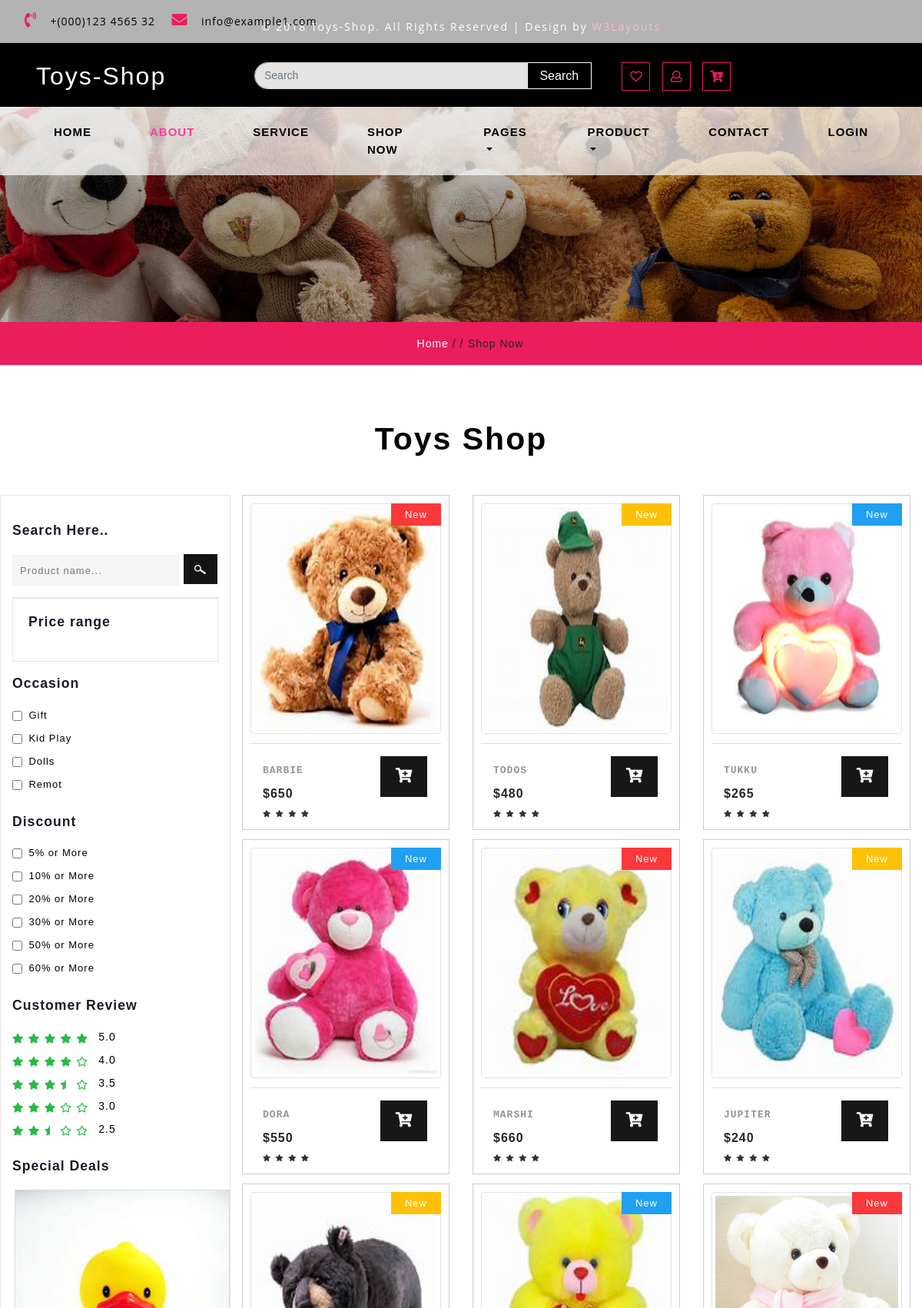
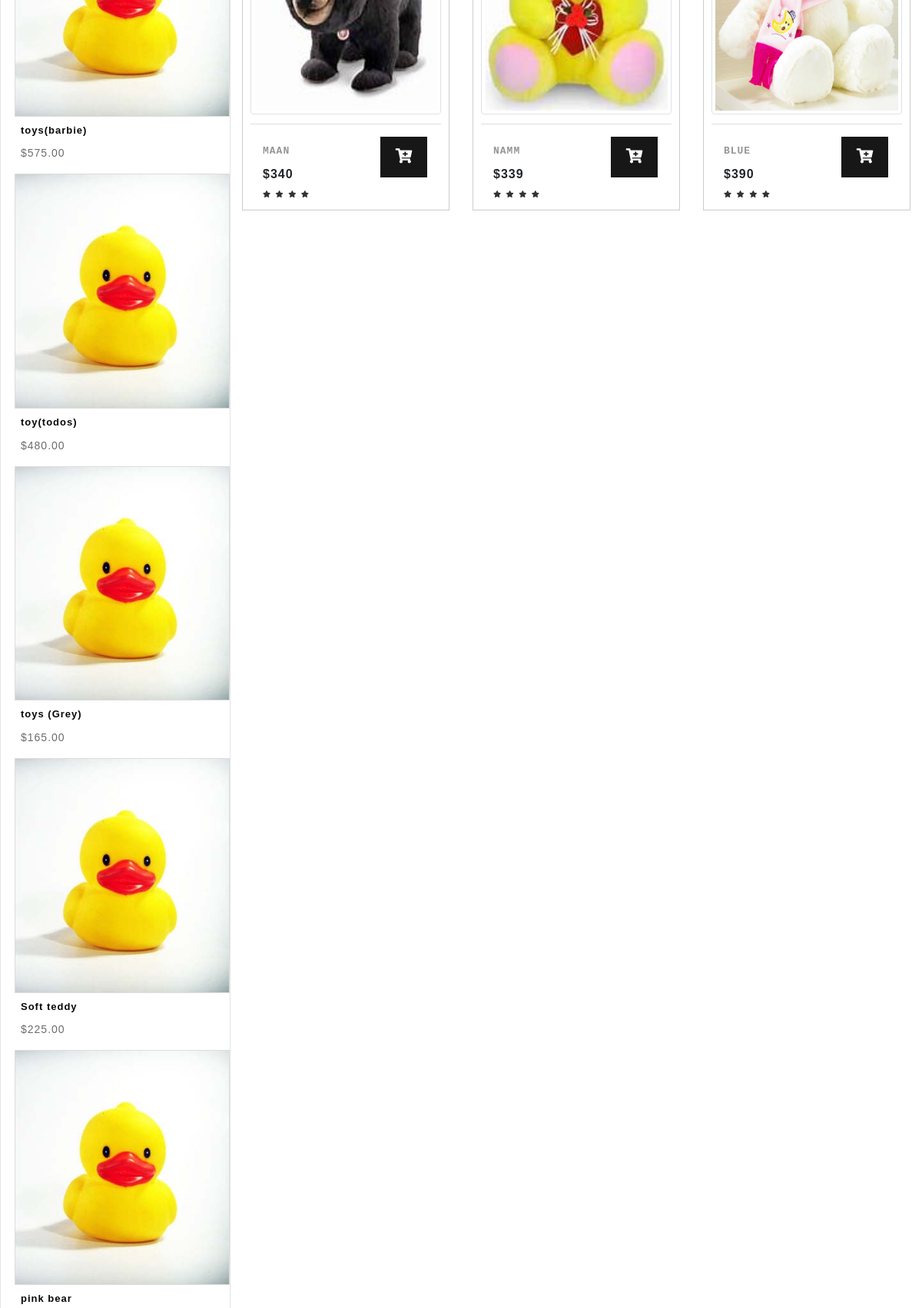
The page /frontend/shop (upper part) on the database its author committed (2 pictures, top to bottom).
### frontend/models.py (models this page shows, shortened)
class Product(models.Model):
	product_name = models.CharField(max_length=120)
	price = models.IntegerField()
	category = models.ForeignKey(Categories, on_delete=models.CASCADE)
	description = models.CharField(max_length=250, default='')
	image = models.ImageField(upload_to='media/')

### frontend/views.py (the view)
# urls.py: path('shop', views.shop_page, name="shop_page"),
def shop_page(request):
	data = Product.objects.all()
	return render(request, "shop.html",{'data':data})

### frontend/templates/shop.html (shortened to what this page needs)
{% include "header.html" %}
{% include "footer.html" %}
{% load static %}
      <div class="inner_page-banner one-img">
      </div>
      <div class="using-border py-3">
         <div class="inner_breadcrumb  ml-4">
            <ul class="short_ls">
               <li>
                  <a href="{% url 'home_page' %}">Home</a>
                  <span>/ /</span>
               </li>
               <li>Shop Now</li>
            </ul>
         </div>
      </div>
      <section class="contact py-lg-4 py-md-3 py-sm-3 py-3">
         <div class="container-fluid py-lg-5 py-md-4 py-sm-4 py-3">
            <h3 class="title text-center mb-lg-5 mb-md-4 mb-sm-4 mb-3">Toys Shop</h3>
            <div class="row">
               <div class="side-bar col-lg-3">
                  <div class="search-hotel">
                     <h3 class="agileits-sear-head">Search Here..</h3>
                     <form action="#" method="post">
                        <input type="search" placeholder="Product name..." name="search" required="">
                        <input type="submit" value=" ">
                     </form>
                  </div>
							<div class="range">
								<h3 class="agileits-sear-head">Price range</h3>
								<ul class="dropdown-menu6">
									<li>
										<input type="text" id="amount" style="border: 0; color: #ffffff; font-weight: normal;" />
									</li>
								</ul>
							</div>
                  <div class="left-side">
                     <h3 class="agileits-sear-head">Occasion</h3>
                     <ul>
                        <li>
                           <input type="checkbox" class="checked">
                           <span class="span">Gift</span>
                        </li>
                        <li>
                           <input type="checkbox" class="checked">
                           <span class="span">Kid Play</span>
                        </li>
                        <li>
                           <input type="checkbox" class="checked">
                           <span class="span">Dolls</span>
                        </li>
                        <li>
                           <input type="checkbox" class="checked">
                           <span class="span">Remot</span>
                        </li>
                     </ul>
                  </div>
                  <div class="left-side">
                     <h3 class="agileits-sear-head">Discount</h3>
                     <ul>
                        <li>
                           <input type="checkbox" class="checked">
                           <span class="span">5% or More</span>
                        </li>
                        <li>
                           <input type="checkbox" class="checked">
                           <span class="span">10% or More</span>
                        </li>
                        <li>
                           <input type="checkbox" class="checked">
                           <span class="span">20% or More</span>
                        </li>
                        <li>
                           <input type="checkbox" class="checked">
                           <span class="span">30% or More</span>
                        </li>
                        <li>
                           <input type="checkbox" class="checked">
                           <span class="span">50% or More</span>
                        </li>
                        <li>
                           <input type="checkbox" class="checked">
                           <span class="span">60% or More</span>
                        </li>
                     </ul>
                  </div>
                  <div class="customer-rev left-side">
                     <h3 class="agileits-sear-head">Customer Review</h3>
                     <ul>
                        <li>
                           <a href="#">
                           <i class="fas fa-star"></i>
                           <i class="fas fa-star"></i>
                           <i class="fas fa-star"></i>
                           <i class="fas fa-star"></i>
                           <i class="fas fa-star"></i>
                           <span>5.0</span>
                           </a>
                        </li>
                        <li>
                           <a href="#">
                           <i class="fas fa-star" ></i>
                           <i class="fas fa-star" ></i>
                           <i class="fas fa-star" ></i>
                           <i class="fas fa-star" ></i>
                           <i class="far fa-star"></i>
                           <span>4.0</span>
                           </a>
                        </li>
                        <li>
                           <a href="#">
                           <i class="fas fa-star"></i>
                           <i class="fas fa-star"></i>
                           <i class="fas fa-star"></i>
                           <i class="fas fa-star-half"></i>
                           <i class="far fa-star"></i>
                           <span>3.5</span>
                           </a>
                        </li>
                        <li>
                           <a href="#">
                           <i class="fas fa-star"></i>
                           <i class="fas fa-star"></i>
                           <i class="fas fa-star"></i>
                           <i class="far fa-star"></i>
                           <i class="far fa-star"></i>
                           <span>3.0</span>
                           </a>
                        </li>
                        <li>
                           <a href="#">
                           <i class="fas fa-star"></i>
                           <i class="fas fa-star"></i>
                           <i class="fas fa-star-half"></i>
                           <i class="far fa-star"></i>
                           <i class="far fa-star"></i>
                           <span>2.5</span>
                           </a>
                        </li>
                     </ul>
                  </div>
                  <div class="deal-leftmk left-side">
                     <h3 class="agileits-sear-head">Special Deals</h3>
                     <div class="row special-sec1">
                        <div class="col-xs-4 img-deals">
                           <img src="{% static 'images/g1.jpg' %}" alt="" class="img-fluid">
                        </div>
                        <div class="col-xs-8 img-deal1">
                           <h3>toys(barbie)</h3>
                           <a href="{% url 'single_page' %}">$575.00</a>
                        </div>
                     </div>
                     <div class="row special-sec1">
                        <div class="col-xs-4 img-deals">
                           <img src="{% static 'images/g2.jpg' %}" alt="" class="img-fluid">
                        </div>
                        <div class="col-xs-8 img-deal1">
                           <h3>toy(todos)</h3>
                           <a href="{% url 'single_page' %}">$480.00</a>
                        </div>
                     </div>
                     <div class="row special-sec1">
                        <div class="col-xs-4 img-deals">
                           <img src="{% static 'images/g3.jpg' %}" alt="" class="img-fluid">
                        </div>
                        <div class="col-xs-8 img-deal1">
                           <h3>toys (Grey)</h3>
                           <a href="{% url 'single_page' %}">$165.00</a>
                        </div>
                     </div>
                     <div class="row special-sec1">
                        <div class="col-xs-4 img-deals">
                           <img src="{% static 'images/g2.jpg' %}" alt="" class="img-fluid">
                        </div>
                        <div class="col-xs-8 img-deal1">
                           <h3>Soft teddy </h3>
                           <a href="{% url 'single_page' %}">$225.00</a>
                        </div>
                     </div>
                     <div class="row special-sec1">
                        <div class="col-xs-4 img-deals">
                           <img src="{% static 'images/g4.jpg' %}" alt="" class="img-fluid">
                        </div>
                        <div class="col-xs-8 img-deal1">
                          <h3>pink bear</h3>
                        </div>
                     </div>
                  </div>
               </div>
               <div class="left-ads-display col-lg-9">
                  <div class="row">
                     {%for product in data%}
                     <div class="col-lg-4 col-md-6 col-sm-6 product-men women_two">
                        <div class="product-toys-info">
                           <div class="men-pro-item">
                              <div class="men-thumb-item">
                                 <img src="{{product.image.url}}" class="img-thumbnail img-fluid" style="height: 300px; width: 400px">
                                 <span class="product-new-top">New</span>
                              </div>
                              <div class="item-info-product">
                                 <div class="info-product-price">
                                    <div class="grid_meta">
                                       <div class="product_price">
                                          <h4>
                                             <a href="{% url 'single_page' %}">{{product.product_name}}</a>
                                          </h4>
                                          <div class="grid-price mt-2">
                                             <span class="money ">${{product.price}}</span>
                                          </div>
                                       </div>
                                       <ul class="stars">
                                          <li>
                                             <a href="#">
                                             <i class="fas fa-star"></i>
                                             </a>
                                          </li>
                                          <li>
                                             <a href="#">
                                             <i class="fas fa-star"></i>
                                             </a>
                                          </li>
                                          <li>
                                             <a href="#">
                                             <i class="fas fa-star"></i>
                                             </a>
                                          </li>
                                          <li>
                                             <a href="#">
                                             <i class="fas fa-star" ></i>
                                             </a>
                                          </li>
                                       </ul>
                                    </div>
                                    <div class="toys single-item hvr-outline-out">
                                          <button type="button" class="toys-cart ptoys-cart" onclick="addToCart({{product.id}})">
                                          <i class="fas fa-cart-plus"></i>
                                          </button>
                                    </div>
                                 </div>
                                 <div class="clearfix"></div>
                              </div>
                           </div>
                        </div>
                     </div>
                    {%endfor%}
               </div>
            </div>
         </div>
      </section>

### rows shown on the page
Product: image (picture), product_name "BARBIE", price "650"
Product: image (picture), product_name "TODOS", price "480"
Product: image (picture), product_name "TUKKU", price "265"
Product: image (picture), product_name "DORA", price "550"
Product: image (picture), product_name "MARSHI", price "660"
Product: image (picture), product_name "JUPITER", price "240"
Product: image (picture), product_name "MAAN", price "340"
Product: image (picture), product_name "NAMM", price "339"
Product: image (picture), product_name "BLUE", price "390"
